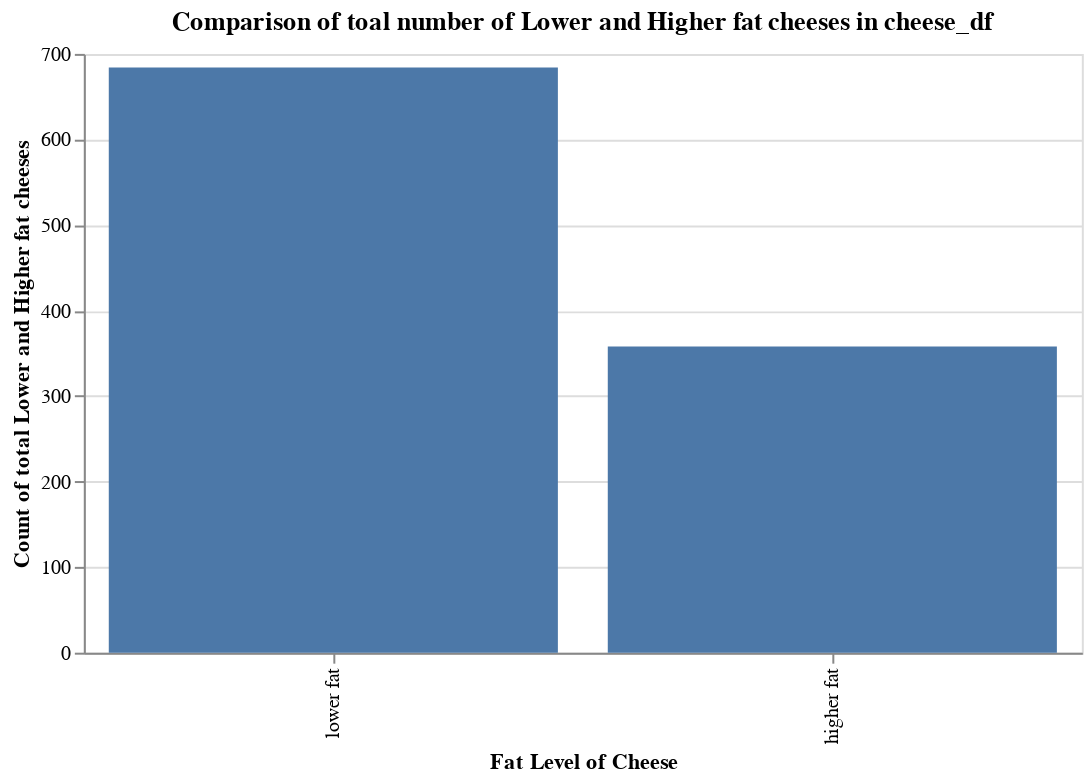

The notebook cell saved with this chart:
### Code cell
#Plotting the lower to higher fat ratio in the FatLevel column.
fat_ratio = cheese_df.value_counts('FatLevel')
print(fat_ratio)
fat_ratio_bar = alt.Chart(cheese_df, width=500, height=300).mark_bar().encode(
                   x=alt.X('FatLevel:N', sort='-y', title="Fat Level of Cheese"),
                   y=alt.Y('count():Q', title="Count of total Lower and Higher fat cheeses")
         ).properties(title="Comparison of toal number of Lower and Higher fat cheeses in cheese_df")
fat_ratio_bar

### Figure 1 — Vega-Lite specification as saved in the notebook (floating-point values rounded to 4 significant figures; data arrays with more than 128 entries replaced by an {"elided": "..."} marker saying what was removed)
{"config": {"view": {"continuousWidth": 400, "continuousHeight": 300}}, "data": {"name": "data-1ecd8a4ef2b35922ccd551872adf3488"}, "mark": "bar", "encoding": {"x": {"type": "nominal", "field": "FatLevel", "sort": "-y", "title": "Fat Level of Cheese"}, "y": {"type": "quantitative", "aggregate": "count", "title": "Count of total Lower and Higher fat cheeses"}}, "height": 300, "title": "Comparison of toal number of Lower and Higher fat cheeses in cheese_df", "width": 500, "$schema": "https://vega.github.io/schema/vega-lite/v4.8.1.json", "datasets": {"data-1ecd8a4ef2b35922ccd551872adf3488": {"elided": "1042 records"}}}
